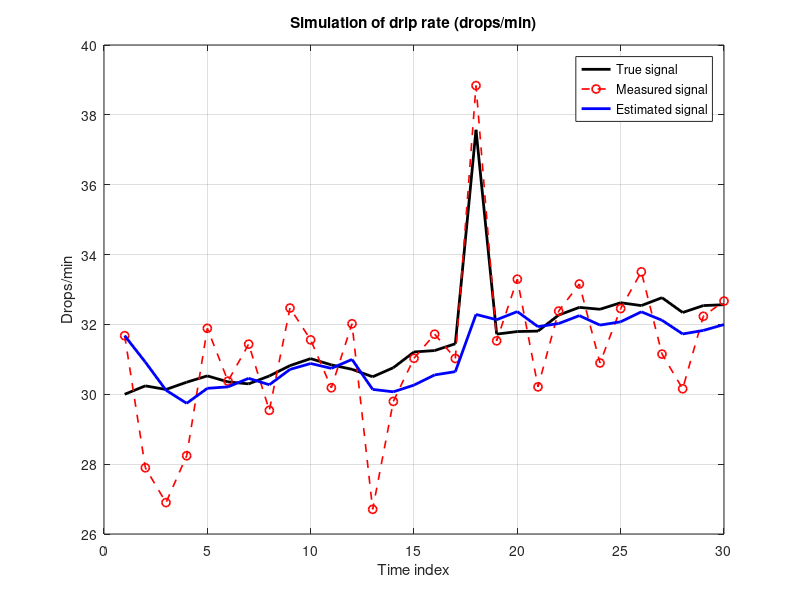
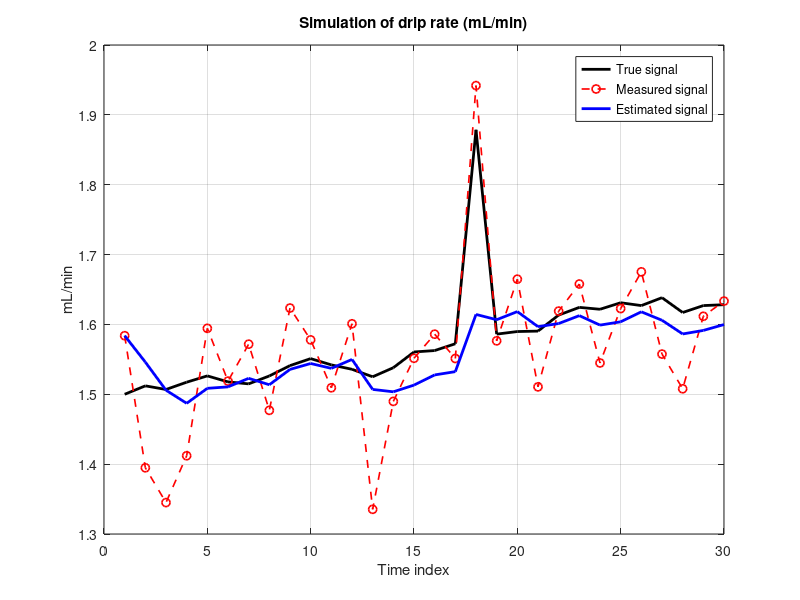

These figures' MATLAB source, in order:
%% simulation.m
clear; clc; close all;

% -----------------------------------------
% Parameters
% -----------------------------------------
drop_factor = 20;      % 20 drops = 1 mL
N = 30;                % number of time steps
baseline = 30;         % normal drip rate in drops/min
noise_std = 1.5;       % measurement noise

% -----------------------------------------
% Simulated "true" drip rate
% -----------------------------------------
x_true = zeros(1,N);
x_true(1) = baseline;

for k = 2:N
    % slow variation around the baseline
    x_true(k) = x_true(k-1) + 0.2*randn;
end

% one short disturbance / spike
x_true(18) = x_true(18) + 6;

% -----------------------------------------
% Simulated measurement
% -----------------------------------------
z_gtt_min = x_true + noise_std*randn(1,N);

% -----------------------------------------
% Simple smoothing / estimation
% -----------------------------------------
x_est = zeros(1,N);
x_est(1) = z_gtt_min(1);

L = 0.2;

for k = 2:N
    x_pred = x_est(k-1);
    x_est(k) = x_pred + L*(z_gtt_min(k) - x_pred);
end

% -----------------------------------------
% Unit conversion
% -----------------------------------------
x_true_ml = x_true / drop_factor;
z_ml = z_gtt_min / drop_factor;
x_est_ml = x_est / drop_factor;

% -----------------------------------------
% Plot 1: drops/min
% -----------------------------------------
figure;
plot(1:N, x_true, 'k', 'LineWidth', 2);
hold on;
plot(1:N, z_gtt_min, 'r--o', 'LineWidth', 1.2);
plot(1:N, x_est, 'b', 'LineWidth', 2);
legend('True signal', 'Measured signal', 'Estimated signal');
xlabel('Time index');
ylabel('Drops/min');
title('Simulation of drip rate (drops/min)');
grid on;

% -----------------------------------------
% Plot 2: mL/min
% -----------------------------------------
figure;
plot(1:N, x_true_ml, 'k', 'LineWidth', 2);
hold on;
plot(1:N, z_ml, 'r--o', 'LineWidth', 1.2);
plot(1:N, x_est_ml, 'b', 'LineWidth', 2);
legend('True signal', 'Measured signal', 'Estimated signal');
xlabel('Time index');
ylabel('mL/min');
title('Simulation of drip rate (mL/min)');
grid on;
